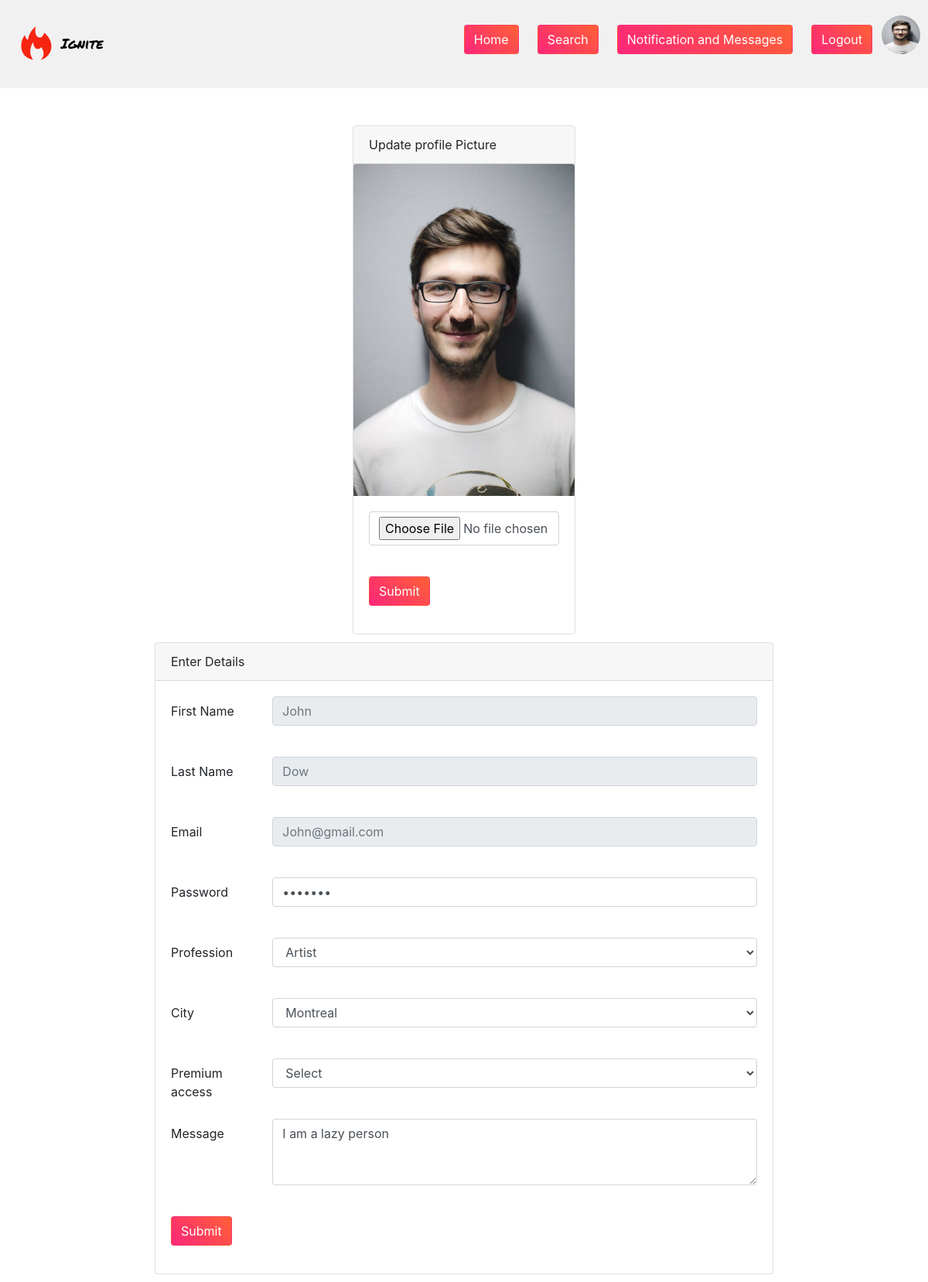
Screenshot of /Home-Pages/edit-profile.php (signed in) with the database file from the repository.
### tables this page shows
CREATE TABLE `user` (
  `ID` int(11) NOT NULL,
  `first_name` varchar(200) NOT NULL,
  `last_name` varchar(200) NOT NULL,
  `email` varchar(100) NOT NULL,
  `password` varchar(100) NOT NULL,
  `age` int(11) NOT NULL,
  `gender` varchar(2) NOT NULL,
  `interested_in` tinyint(2) NOT NULL COMMENT '0-MEN\r\n1-Women\r\n2-Both',
  `profile_photo_id` int(11) DEFAULT NULL,
  `created_at` timestamp NOT NULL DEFAULT current_timestamp(),
  `last_seen_at` timestamp NULL DEFAULT NULL,
  `modified_at` timestamp NULL DEFAULT NULL,
  `is_premium` tinyint(2) NOT NULL DEFAULT 0,
  `about` varchar(500) DEFAULT NULL,
  `profession` varchar(50) NOT NULL,
  `living_in` varchar(200) DEFAULT NULL
);

CREATE TABLE `photo` (
  `ID` int(11) NOT NULL,
  `path` varchar(256) NOT NULL,
  `uploaded_at` timestamp NOT NULL DEFAULT current_timestamp()
);

### shared/Database2.php (called while the page is built, shortened)
<?php
abstract class Database2
{
    private PDO $_connection;
    public function __construct()
    {
        try {
            $this->_connection = new PDO(self::_connectionString, self::_username, self::_password);
            $this->_connection->setAttribute(PDO::ATTR_ERRMODE, PDO::ERRMODE_EXCEPTION);
        } catch (PDOException $exception) {
            echo "Connection Failed: {$exception->getMessage()}";
            die("Connection to DB Failed");
        }
    }
    protected function execute(string $query): array|false
    {
        $stmt = $this->_connection->prepare($query);
        $stmt->execute();
        $stmt->setFetchMode(PDO::FETCH_ASSOC);
        return $stmt->fetchAll();
    }
}
?>

### shared/user.php (called while the page is built, shortened)
<?php
require_once "Database2.php";
class UserDB extends Database2
{
    public function getUserInfo(int $userLogged): array|bool
    {
        $query = "select user.*,p.path from user JOIN photo p on p.ID = user.profile_photo_id where user.ID = '$userLogged'";
        $result = $this->execute($query);
        return $result;
    }
}

### Home-Pages/edit-profile.php (the view, shortened to what this page needs)
<?php
require_once "../shared/user.php";
$userDB = new UserDB();
if (isset($_SESSION['userId'])) {
    if (is_array($userDB->getUserInfo($_SESSION['userId']))) {
        $userData = $userDB->getUserInfo($_SESSION['userId']);
        $userCity = $userData[0]['living_in'];
        $userProfession = $userData[0]['profession'];
    }
}
?>
<!DOCTYPE html>
<html>
<head>
    <link rel="stylesheet" href="../assets/css/styles.css">
    <link rel="stylesheet" href="../assets/css/navbar.css">
    <link rel="stylesheet" href="../assets/css/header.css">
    <link rel="stylesheet" href="../assets/css/bootstrap-4.css">
</head>
<body>
<div class="header">
    <a class="navbar-brand" href="../index.php">
        <img src="../assets/images/icon.svg" alt="Ignite Logo">
        Ignite</a>
    <div class="header-right">
        <?php if (!isset($_SESSION['userId'])) { ?>
            <a href="../Home-Pages/search.php">
                <button class="btn btn__signUp" type="submit">Search</button>
            </a>
            <a href="../Login-SignUp/login.php">
                <button class="btn btn__signUp" type="submit">Log in</button>
            </a>
            <a href="../Login-SignUp/Register.php">
                <button class="btn btn__signUp" type="submit">Register</button>
            </a>
        <?php } else { ?>
            <a href="../Login-SignUp/Profile.php">
                <button class="btn btn__signUp" type="submit">Home</button>
            </a>
            <a href="../Home-Pages/search.php">
                <button class="btn btn__signUp" type="submit">Search</button>
            </a>
            <a href="../messages/index.php">
                <button class="btn btn__signUp" type="submit">Notification and Messages</button>
            </a>
            <a href="../index.php?name=logout">
                <button class="btn btn__signUp" type="submit">Logout</button>
            </a>
            <img class="img-fluid img-round" style="width: 50px; height: 50px"
                 src="<?= BASE_URL . $userData[0]['path'] ?>" alt="">
        <?php } ?>
    </div>
</div>
<br/><br/>
<div class="card" style="width: 18rem;">
    <div class="card-header">
        Update profile Picture
    </div>
    <img src=<?= BASE_URL . $userData[0]['path'] ?> class="card-img-top" alt="...">
    <div class="card-body">
        <form action="<?php $_SERVER['PHP_SELF'] ?>" method="post" enctype="multipart/form-data" novalidate>
            <div class="form-group row">
                <div class="col-sm-12">
                    <input type="file" class="form-control" id="profile_pic" name="profile_pic"/>
                    <br>
                </div>
            </div>
            <div class="form-group row">
                <div class="col-sm-10">
                    <button type="submit" class="btn btn__signUp" name="submit">Submit</button>
                </div>
            </div>
        </form>
    </div>
</div>
<div class="card" style="width: 50rem;">
    <div class="card-header">
        Enter Details
    </div>
    <div class="card-body">
        <form action="<?php $_SERVER['PHP_SELF'] ?>" method="post" enctype="multipart/form-data" novalidate>
            <fieldset disabled>
                <div class="form-group row">
                    <label for="FirstName" class="col-sm-2 col-form-label">First Name</label>
                    <div class="col-sm-10">
                        <input type="text" class="form-control" id="FirstName"
                               placeholder=<?= $userData[0]['first_name'] ?>>
                        <br>
                    </div>
                </div>
                <div class="form-group row">
                    <label for="LastName" class="col-sm-2 col-form-label">Last Name</label>
                    <div class="col-sm-10">
                        <input type="text" class="form-control" id="LastName"
                               placeholder=<?= $userData[0]['last_name'] ?>>
                        <br>
                    </div>
                </div>
                <div class="form-group row">
                    <label class="col-sm-2 col-form-label">Email</label>
                    <div class="col-sm-10">
                        <input type="email" class="form-control" placeholder=<?= $userData[0]['email'] ?>>
                        <br>
                    </div>
                </div>
            </fieldset>
            <div class="form-group row">
                <label for="password" class="col-sm-2 col-form-label">Password</label>
                <div class="col-sm-10">
                    <input type="password" class="form-control" id="password" name="password"
                           value="<?= $userData[0]['password'] ?>">
                    <br>
                </div>
            </div>
            <div class="form-group row">
                <label for="profession" class="col-sm-2 col-form-label">Profession</label>
                <div class="col-sm-10">
                    <select class="form-control" id="profession" name="profession">
                        <?php foreach (USER_PROFESSIONS as $profession) {
                            if ($profession == $userProfession) {
                                echo "<option selected value = $profession>$profession</option>";
                            } else {
                                echo "<option value = $profession>$profession</option>";
                            }
                        } ?>
                    </select>
                    <br>
                </div>
            </div>
            <div class="form-group row">
                <label for="city" class="col-sm-2 col-form-label">City</label>
                <div class="col-sm-10">
                    <select class="form-control" id="city" name="city">
                        <?php foreach (USER_CITY as $city) {
                            if ($city == $userCity) {
                                echo "<option selected value = $city>$city</option>";
                            } else {
                                echo "<option value = $city>$city</option>";
                            }
                        } ?>
                    </select>
                    <br>
                </div>
            </div>
            <div class="form-group row">
                <label for="premium" class="col-sm-2 col-form-label">Premium access</label>
                <div class="col-sm-10">
                    <select class="form-control" id="premium" name="premium">
                        <option value="Select">Select</option>
                    </select>
                    <br>
                </div>
            </div>
            <div class="form-group row">
                <label class="col-sm-2 col-form-label">Message</label>
                <div class="col-sm-10">
                    <textarea class="form-control" name="message" required rows="3"
                              placeholder="Describe yourself"><?= $userData[0]['about'] ?></textarea>
                    <br>
                </div>
            </div>
            <div class="form-group row">
                <div class="col-sm-10">
                    <button type="submit" class="btn btn__signUp" name="submit2">Submit</button>
                </div>
            </div>
        </form>
    </div>
</div>
</body>
</html>

### assets/css/styles.css (style rules this page uses)
.img-round { border-radius: 50%; }

### assets/css/navbar.css (style rules this page uses)
.navbar-brand { font-family: 'Permanent Marker', cursive; font-size: 2.25rem; color: white; }
.navbar-brand img { height: 50px; width: 50px; display: inline-block; }
.btn__signUp { background: linear-gradient(225deg,#ff6036,#fd267a); color: white; font-weight: 500; padding: 15px 60px; border-radius: 50px; }

### assets/css/header.css (style rules this page uses)
* { box-sizing: border-box; }
body { margin: 0; font-family: Arial, Helvetica, sans-serif; }
.header { overflow: hidden; background-color: #f1f1f1; padding: 20px 10px; }
.header a { float: left; color: black!important; text-align: center; padding: 12px; text-decoration: none; font-size: 18px; line-height: 25px; border-radius: 4px; }
.header-right { float: right; }

### Home-Pages/edit-profile.php (style rules this page uses)
.card { margin: 0 auto; float: none; margin-bottom: 10px; }

### rows the page displays
user: profile_photo.path (picture), first_name "John", last_name "Dow", email "John@gmail.com", profession "Artist", city "Montreal", message "I am a lazy person"
